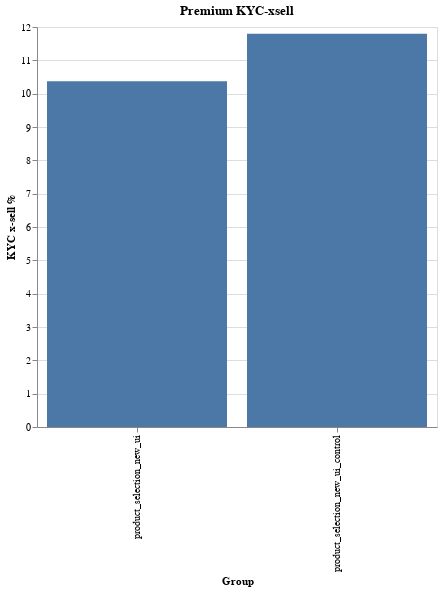

Notebook cell for this chart:
### Markdown cell above
#### 2. Does the new UX lead to more or less premium users at KYC? 

KYC X-sell to premium goes down by 0.7pp - the difference is significant.

### Code cell
df = pd.read_csv("product_selection.csv")

# drop users who joined in the last 7 days
df["age"] = (pd.to_datetime("today") - pd.to_datetime(df["user_created"])).dt.days
df = df.loc[df["age"] >= 7, :]

# only consider kycc
df = df.loc[df["kyc_first_completed"].isna() == False, :]

df["product_group"] = "Non-premium"
df.loc[
    df["product_id"].isin(
        ["BLACK_CARD_MONTHLY", "METAL_CARD_MONTHLY", "BUSINESS_BLACK", "BUSINESS_METAL"]
    ),
    "product_group",
] = "Premium"

df = (
    df.groupby(["se_property", "product_group"])["user_id"].agg("nunique").reset_index()
)
df["perc"] = (
    100 * df["user_id"] / df.groupby(["se_property"])["user_id"].transform("sum")
)

alt.Chart(df.loc[df["product_group"] == "Premium", :]).mark_bar().encode(
    x=alt.X("se_property:N", axis=alt.Axis(title="Group")),
    y=alt.Y("perc:Q", axis=alt.Axis(title="KYC x-sell %")),
).properties(width=400, height=400, title="Premium KYC-xsell")

### Figure 1 — Vega-Lite specification as saved in the notebook (floating-point values rounded to 4 significant figures)
{"config": {"view": {"continuousWidth": 400, "continuousHeight": 300}}, "data": {"name": "data-ae746b535629835ffb556c657e3791d0"}, "mark": "bar", "encoding": {"x": {"type": "nominal", "axis": {"title": "Group"}, "field": "se_property"}, "y": {"type": "quantitative", "axis": {"title": "KYC x-sell %"}, "field": "perc"}}, "height": 400, "title": "Premium KYC-xsell", "width": 400, "$schema": "https://vega.github.io/schema/vega-lite/v4.0.2.json", "datasets": {"data-ae746b535629835ffb556c657e3791d0": [{"se_property": "product_selection_new_ui", "product_group": "Premium", "user_id": 4864, "perc": 10.37}, {"se_property": "product_selection_new_ui_control", "product_group": "Premium", "user_id": 5627, "perc": 11.8}]}}
